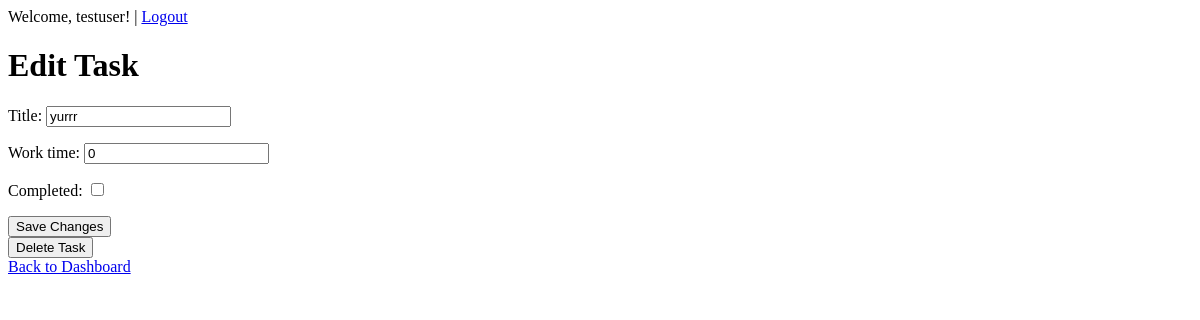
The app's page /edit_task/6/continuous/ (signed in), older data.
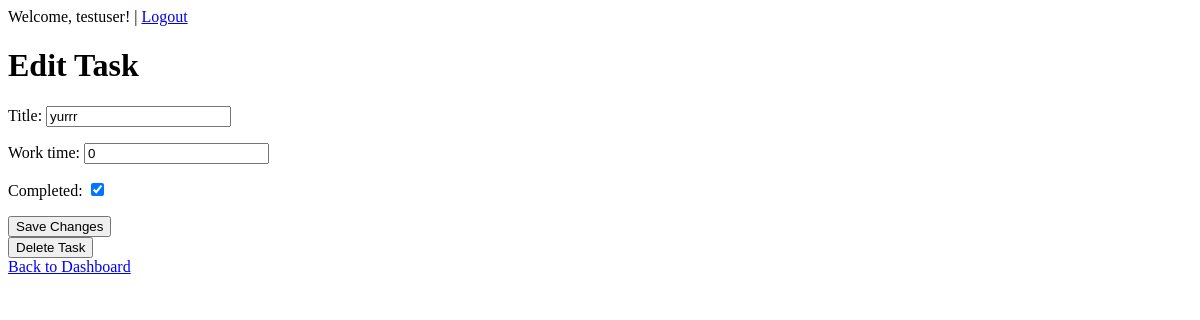
The same page, newer data.
### tasks/models.py (models this page shows, shortened)
class ContinuousTask(models.Model):
    title = models.CharField(max_length=200)
    user = models.ForeignKey(User, on_delete=models.CASCADE)
    work_time = models.PositiveIntegerField(default=0)  # in hours
    completed = models.BooleanField(default=False)
    created_at = models.DateTimeField(auto_now_add=True)
    on_going = models.BooleanField(default=False)

### tasks/views.py (the view)
# urls.py: path('edit_task/<int:task_id>/<str:task_type>/', edit_task, name='edit_task'),
def edit_task(request, task_id, task_type):
    if task_type == 'normal':
        task = get_object_or_404(NormalTask, id=task_id, user=request.user)
        form_class = NormalTaskForm
    else:
        task = get_object_or_404(ContinuousTask, id=task_id, user=request.user)
        form_class = ContinuousTaskForm
    if request.method == 'POST':
        form = form_class(request.POST, instance=task)
        if form.is_valid():
            form.save()
            messages.success(request, "Task updated successfully.")
            return redirect('dashboard')
    else:
        form = form_class(instance=task)
    return render(request, 'tasks/edit_task.html', {'form': form, 'task_id': task_id, 'task_type': task_type})

### tasks/forms.py
class ContinuousTaskForm(forms.ModelForm):
    class Meta:
        model = ContinuousTask
        fields = ['title', 'work_time', 'completed']

### tasks/templates/tasks/edit_task.html (shortened to what this page needs)
{% extends "tasks/base.html" %}
{% block content %}
<h1>Edit Task</h1>
<form method="post">
    {{ form.as_p }}
    <button type="submit">Save Changes</button>
</form>
<form method="post" action="{% url 'delete_task' task_id task_type %}">
    <button type="submit" onclick="return confirm('Are you sure?')">Delete Task</button>
</form>
<a href="{% url 'dashboard' %}">Back to Dashboard</a>
{% endblock %}

Row changes from the older to the newer data that the page shows:
changed ContinuousTask "yurrr": completed "☐" → "☑"
